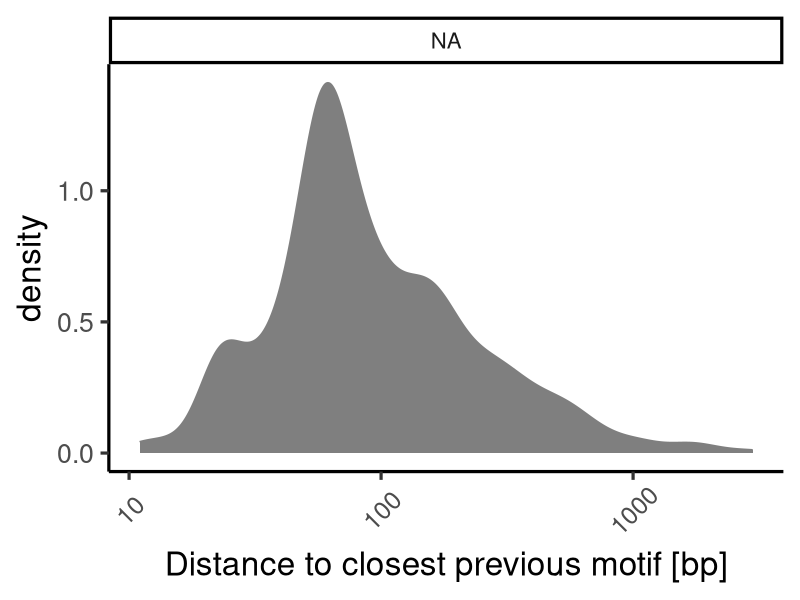

Write the R code that produced this figure. (Note: this script raises an error after producing the figure.)
## ---- chunk 1
knitr::opts_chunk$set(echo = T, warning = FALSE, message = FALSE)
## ---- chunk 2
# Setup
library(tidyverse)
library(circlize)
library(RColorBrewer)

theme_set(theme_classic(base_size=24))

# --- colors for this figure

# color: "spectral"
fig3_cols <- brewer.pal(n = 10, name = "Spectral")
fig3_cols[5] <- "#fdcc3f"
fig3_cols[6] <- "#d5ee52"

# function to make colors transparent
makeTransparent = function(..., alpha=0.5) {
  if(alpha<0 | alpha>1) stop("alpha must be between 0 and 1")
  alpha = floor(255*alpha)  
  newColor = col2rgb(col=unlist(list(...)), alpha=FALSE)
  .makeTransparent = function(col, alpha) {
    rgb(red=col[1], green=col[2], blue=col[3], alpha=alpha, maxColorValue=255)
  }
  newColor = apply(newColor, 2, .makeTransparent, alpha=alpha)
  return(newColor)
}

## ---- chunk 3
# Get parsed meme data from random transcripts
enr_trans <- read.csv(file = "./_meme/enr_parsed_meme_output.csv")
# reorder factor levels according to MEME enrichment score
level_order <- c(3,5,6,1,9,4,10,7,2,8)
enr_trans$motif <- factor(enr_trans$motif,levels = levels(enr_trans$motif)[level_order])
enr_trans <- enr_trans %>% mutate(motif_rank = as.integer((enr_trans$motif)))

# Calculate size of the gaps between all motifs for each transcript
enr_trans_dist <- enr_trans %>% 
  group_by(transcript) %>% 
  arrange(start) %>% 
  mutate(dist = start - lag(start)) %>% # distance to previous motif
  mutate(previous_motif = lag(motif_rank)) %>% # what is the previous motif
  dplyr::filter(!is.na(dist))
# New facet label names for motif_rank variables
facet.labs.r <- paste("Motif: ", enr_trans_dist$motif_rank)
names(facet.labs.r) <- c(enr_trans_dist$motif_rank)

### ENRICHED: distances of the motifs to the previous motif across transcripts:
supp_fig <- enr_trans_dist %>% ggplot(aes(dist)) +
  geom_density(aes(color = as.factor(motif_rank), fill = as.factor(motif_rank))) +
  facet_wrap(.~motif_rank, scales = "free_y", nrow = 2, labeller = labeller(motif_rank = facet.labs.r)) +
  scale_x_log10() +  
  scale_color_manual(values = fig3_cols) +
  scale_fill_manual(values = makeTransparent(fig3_cols)) +
  labs(x = "Distance to closest previous motif [bp]") +
  theme(legend.position = "none", strip.text.x = element_text(size = 16), axis.text.x = element_text(size = 18, angle = 45, vjust = .6))
plot(supp_fig)
## ---- chunk 4
s_fig4_facet <- fig3_cols
s_fig4_facet[c(2,3,5,7,8,10)] <- "white"
trans_s_fig4_cols <- makeTransparent(fig3_cols)
s_fig4_links <- trans_s_fig4_cols

# df for circos.link() for interesting motifs
circos_links_df <- enr_trans_dist %>% 
  group_by(motif_rank, previous_motif) %>% 
  summarise(count = n()) %>% 
  filter(motif_rank %in% c(1,4,6,9)) %>% 
  mutate(perc = count * 1000 / sum(count)) %>% 
  arrange(perc) %>% 
  mutate(end = cumsum(perc)) %>% 
  mutate(start = lag(end, default = 0)) %>% 
  as.data.frame()

# --- plot ---
# first track:
circos.clear()
circos.par(track.height	= .08)
circos.initialize(factors = as.factor(enr_trans_dist$motif_rank), x = enr_trans_dist$dist, xlim = c(0,1000))
circos.trackPlotRegion(factors = as.factor(enr_trans_dist$motif_rank), ylim = c(0,1), bg.col = s_fig4_facet, panel.fun = function(x, y) {
  circos.text(CELL_META$xcenter, CELL_META$ycenter, 
              CELL_META$sector.index, facing = "downward", cex = 1.5)
})
# links
for (i in c(1:nrow(circos_links_df))){
  circos.link(sector.index1 = circos_links_df[i,1], point1 = c(circos_links_df[i,5],circos_links_df[i,6]), sector.index2 = circos_links_df[i,2], point2 = 500, col = s_fig4_links[circos_links_df[i,1]])
}
## ---- chunk 5
# Get parsed meme data from random transcripts
random_trans <- read.csv(file = "./_meme/rand_parsed_meme_output.csv")
# reorder factor levels according to MEME enrichment score
level_order <- c(5,9,7,10,4,8,6,2,3,1)
random_trans$motif <- factor(random_trans$motif,levels = levels(random_trans$motif)[level_order])
random_trans <- random_trans %>% mutate(motif_rank = as.integer((random_trans$motif)))

# Calculate size of the gaps between all motifs for each transcript
random_trans_dist <- random_trans %>% 
  group_by(transcript) %>% 
  arrange(start) %>% 
  mutate(dist = start - lag(start)) %>% # distance to previous motif
  mutate(previous_motif = lag(motif_rank)) %>% # what is the previous motif
  filter(!is.na(dist))
# New facet label names for motif_rank variables
facet.labs.r <- paste("Motif: ", random_trans_dist$motif_rank)
names(facet.labs.r) <- c(random_trans_dist$motif_rank)

### RANDOM: distances of the motifs to the previous motif across transcripts:
supp_fig <- random_trans_dist %>% ggplot(aes(dist)) +
  geom_density(aes(color = as.factor(motif_rank), fill = as.factor(motif_rank))) +
  facet_wrap(.~motif_rank, scales = "free_y", nrow = 2, labeller = labeller(motif_rank = facet.labs.r)) +
  scale_x_log10() +  
  scale_color_manual(values = fig3_cols) +
  scale_fill_manual(values = makeTransparent(fig3_cols)) +
  labs(x = "Distance to closest previous motif [bp]") +
  theme(legend.position = "none", strip.text.x = element_text(size = 16), axis.text.x = element_text(size = 18, angle = 45, vjust = .6))
plot(supp_fig)
## ---- chunk 6


s_fig4_facet <- fig3_cols
trans_s_fig4_cols <- makeTransparent(fig3_cols)
s_fig4_links <- trans_s_fig4_cols

# df for circos.link() for interesting motifs
circos_links_df <- random_trans_dist %>% 
  group_by(motif_rank, previous_motif) %>% 
  summarise(count = n()) %>% 
  mutate(perc = count * 1000 / sum(count)) %>% 
  arrange(perc) %>% 
  mutate(end = cumsum(perc)) %>% 
  mutate(start = lag(end, default = 0)) %>% 
  as.data.frame()

# --- plot ---
# first track:
circos.clear()
circos.par(track.height	= .08)
circos.initialize(factors = as.factor(random_trans_dist$motif_rank), x = random_trans_dist$dist, xlim = c(0,1000))
circos.trackPlotRegion(factors = as.factor(random_trans_dist$motif_rank), ylim = c(0,1), bg.col = s_fig4_facet, panel.fun = function(x, y) {
  circos.text(CELL_META$xcenter, CELL_META$ycenter, 
              CELL_META$sector.index, facing = "downward", cex = 1.5)
})
# links
for (i in c(1:nrow(circos_links_df))){
  circos.link(sector.index1 = circos_links_df[i,1], point1 = c(circos_links_df[i,5],circos_links_df[i,6]), sector.index2 = circos_links_df[i,2], point2 = 500, col = s_fig4_links[circos_links_df[i,1]])
}
